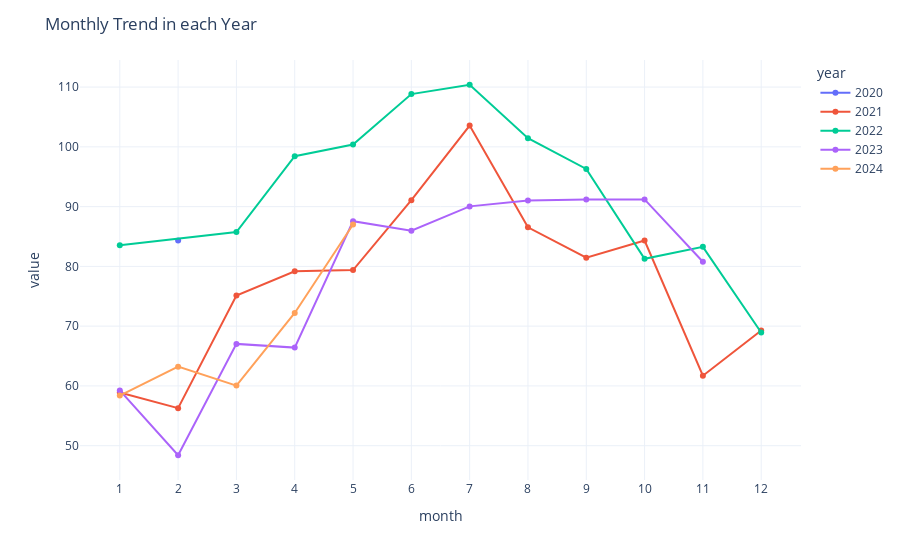

Notebook source saved alongside this figure:
### Code cell
fig_monthly_trend

### Figure 1 — Plotly figure (JSON) as saved in the notebook; plotly's stock layout.template omitted (floating-point values rounded to 4 significant figures)
{"data": [{"legendgroup": "2020", "line": {"color": "#636efa", "dash": "solid"}, "marker": {"symbol": "circle"}, "mode": "lines+markers", "name": "2020", "orientation": "v", "showlegend": true, "textposition": "top center", "type": "scatter", "x": [2], "xaxis": "x", "y": [84.32], "yaxis": "y"}, {"legendgroup": "2021", "line": {"color": "#EF553B", "dash": "solid"}, "marker": {"symbol": "circle"}, "mode": "lines+markers", "name": "2021", "orientation": "v", "showlegend": true, "textposition": "top center", "type": "scatter", "x": [1, 2, 3, 4, 5, 6, 7, 8, 9, 10, 11, 12], "xaxis": "x", "y": [58.91, 56.28, 75.12, 79.19, 79.38, 91.07, 103.6, 86.54, 81.46, 84.32, 61.71, 69.28], "yaxis": "y"}, {"legendgroup": "2022", "line": {"color": "#00cc96", "dash": "solid"}, "marker": {"symbol": "circle"}, "mode": "lines+markers", "name": "2022", "orientation": "v", "showlegend": true, "textposition": "top center", "type": "scatter", "x": [1, 3, 4, 5, 6, 7, 8, 9, 10, 11, 12], "xaxis": "x", "y": [83.52, 85.74, 98.43, 100.4, 108.8, 110.4, 101.5, 96.3, 81.26, 83.27, 68.94], "yaxis": "y"}, {"legendgroup": "2023", "line": {"color": "#ab63fa", "dash": "solid"}, "marker": {"symbol": "circle"}, "mode": "lines+markers", "name": "2023", "orientation": "v", "showlegend": true, "textposition": "top center", "type": "scatter", "x": [1, 2, 3, 4, 5, 6, 7, 8, 9, 10, 11], "xaxis": "x", "y": [59.25, 48.4, 67.03, 66.41, 87.56, 85.97, 90.04, 91.03, 91.17, 91.21, 80.77], "yaxis": "y"}, {"legendgroup": "2024", "line": {"color": "#FFA15A", "dash": "solid"}, "marker": {"symbol": "circle"}, "mode": "lines+markers", "name": "2024", "orientation": "v", "showlegend": true, "textposition": "top center", "type": "scatter", "x": [1, 2, 3, 4, 5], "xaxis": "x", "y": [58.39, 63.22, 60.05, 72.21, 87.01], "yaxis": "y"}], "layout": {"autosize": true, "hovermode": "x", "legend": {"title": {"text": "year"}, "tracegroupgap": 0}, "margin": {"t": 60}, "title": {"text": "Monthly Trend in each Year"}, "xaxis": {"anchor": "y", "autorange": true, "domain": [0, 1], "nticks": 20, "range": [0.3245, 12.68], "title": {"text": "month"}, "type": "linear"}, "yaxis": {"anchor": "x", "autorange": true, "domain": [0, 1], "range": [43.6, 115.2], "title": {"text": "value"}, "type": "linear"}}}
